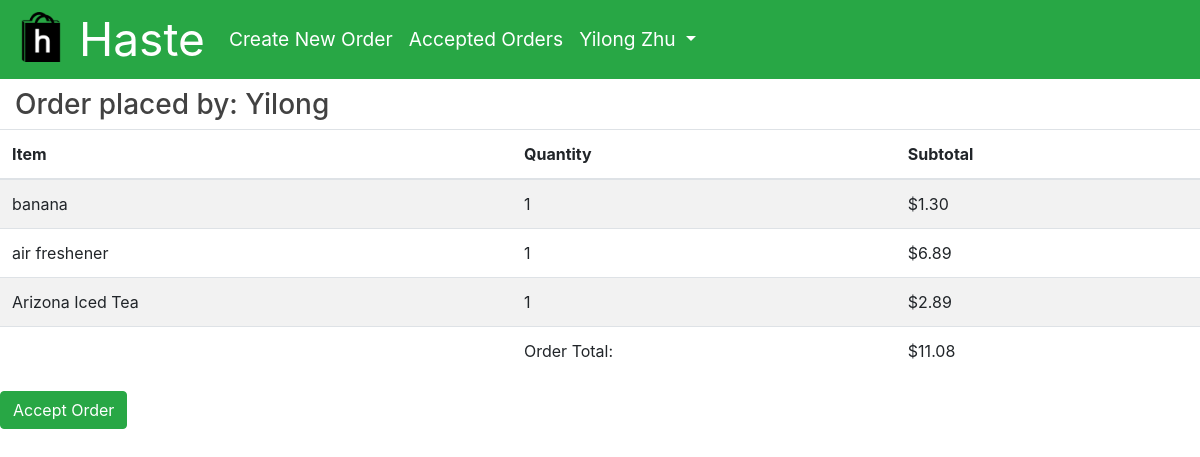
/order/1 (signed in), run on the app's committed database.
### app/models.py (models this page shows, shortened)
class User(UserMixin, db.Model):
    id = db.Column(db.Integer, primary_key=True)
    phone = db.Column(db.String(10), index=True, unique=True)
    email = db.Column(db.String(128), index=True, unique=True)
    password_hash = db.Column(db.String(128))
    first_name = db.Column(db.String(48))
    last_name = db.Column(db.String(48))
    school = db.Column(db.String(128), index=True)
    orders = db.relationship('Order', foreign_keys='[Order.placed_by]', backref='author', lazy='dynamic', cascade="save-update")
    completed_orders = db.relationship('Order', foreign_keys='[Order.accepted_by]', backref='shopper', lazy='dynamic', cascade="save-update")
    balance = db.Column(db.Float, default=0)

class Content(db.Model):
    order_id = db.Column(db.Integer, db.ForeignKey('order.id'), primary_key=True)
    item_id = db.Column(db.Integer, db.ForeignKey('item.id'), primary_key=True)
    quantity = db.Column(db.Integer, default=1)

class Item(db.Model):
    id = db.Column(db.Integer, unique=True, primary_key=True)
    name = db.Column(db.String(128), unique=True, index=True)
    price = db.Column(db.Float)
    in_content = db.relationship('Content', backref='item', lazy='dynamic')

### app/main/routes.py (the view)
@bp.route('/order/<int:id>', methods=['GET', 'POST'])
@login_required
def order(id):
    order = Order.query.filter_by(id=id).first_or_404()
    items = db.engine.execute("SELECT item.name, item.price, quantity FROM content JOIN item ON content.item_id=item.id WHERE content.order_id=:val", {'val': order.id})
    user = User.query.filter_by(id=order.placed_by).first()
    price = db.engine.execute("SELECT ROUND(SUM(content.quantity * item.price), 2) as sum FROM content JOIN item ON content.item_id=item.id WHERE order_id=:val", {'val': order.id})
    sum = 0
    for row in price:
        sum = row['sum']
        return render_template('order.html', order=order, user=user, items = items, sum=sum)

### app/models.py (called while the page is built)
@login.user_loader
def load_user(id):
    return User.query.get(int(id))

### app/templates/order.html
{% extends "base.html" %}
{% block content %}
<div class="container-fluid">
    <div class="row">
        <div class="col">
            <h3>Order placed by: {{ order.author.first_name }}</h3>
        </div>
    </div>
</div>
<table class="table table-striped">
    <thead>
        <tr>
            <th scope="col">Item</th>
            <th scope="col">Quantity</th>
            <th scope="col">Subtotal</th>
        </tr>
    </thead>
    <tbody>
        {% for item in items %}
        <tr>
            <td scope="row">{{ item[0] }}</td>
            <td scope="row">{{ item[2] }}</td>
            <td scope="row">{{ "$%.2f"|format(item[1]*item[2]) }}</td>
        </tr>
        {% endfor %}
        <tr>
            <td></td>
            <td>Order Total:</td>
            <td>${{ sum }}</td>
    </tbody>
</table>
<a class="btn btn-success">Accept Order</a>
{% endblock %}

### app/templates/base.html (shortened to what this page needs)
<!DOCTYPE html>
<html>
<head>
    <link href="https://stackpath.bootstrapcdn.com/bootstrap/4.1.3/css/bootstrap.min.css" rel="stylesheet">
    <link rel="stylesheet" type="text/css" href= "{{ url_for('static',filename='styles.css') }}">
</head>
<body>
    <nav class="navbar navbar-expand-lg navbar-dark bg-success">
        <a class="navbar-brand" href="{{ url_for('main.home') }}">
            <img src="{{ url_for('static',filename='logo.png') }}" width="50" height="50" alt="">
            Haste
        </a>
        <div class="collapse navbar-collapse" id="navbarSupportedContent">
            <ul class="navbar-nav mr-auto">
            <li class="nav-item active">
                <a class="nav-link" href="{{ url_for('main.new_order') }}">Create New Order<span class="sr-only">(current)</span></a>
            </li>
            <li class="nav-item active">
                    <a class="nav-link" href="{{ url_for('main.accepted_orders') }}">Accepted Orders<span class="sr-only">(current)</span></a>
            </li>
            <li class="nav-item dropdown">
                <a class="nav-link dropdown-toggle text-white" href="#" id="navbarDropdown" role="button" data-toggle="dropdown" aria-haspopup="true" aria-expanded="false">
                    {{ current_user.first_name }} {{ current_user.last_name }}
                </a>
            </li>
            </ul>
        </div>
    </nav>
    {% block content %}{% endblock %}
</body>

### app/static/styles.css (style rules this page uses)
.btn-success { color: white !important; }
h1, h2, h3, h4, h5, h6 { color: #424242; padding-top: .3em; }
.navbar { padding: 0 1rem; font-size: 1.2rem; }
.navbar-brand { font-size: 2.4em !important; }
nav img { position: relative !important; bottom: 6px !important; }

### data on the page
User: first_name "Yilong", last_name "Zhu", author.first_name "Yilong"
Content: name "banana", quantity "1"
Item: item[1]*item[2] "$1.30"
Content: name "air freshener", quantity "1"
Item: item[1]*item[2] "$6.89"
Content: name "Arizona Iced Tea", quantity "1"
Item: item[1]*item[2] "$2.89"

### other printed values
{{ sum }} "11.08"
